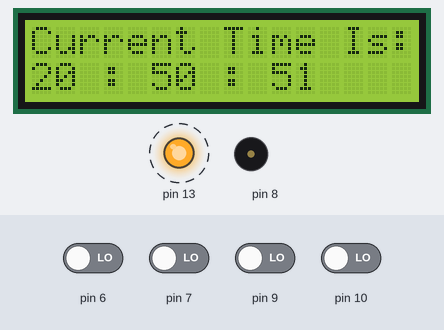
This sketch was run on a simulated Arduino Uno, built with avr-gcc and run on an emulated ATmega328P. On the bench: 16×2 character LCD, output pins drawn as LEDs (lit = HIGH), buzzer (waves = sounding). Dashed ring = blinking. The test bench sets the inputs (shaded band); at power-on: pin 6, pin 7, pin 9, pin 10 LOW.

Above: at 6.6 s.
6.7 s: pin 6 driven HIGH
At 7.18 s:
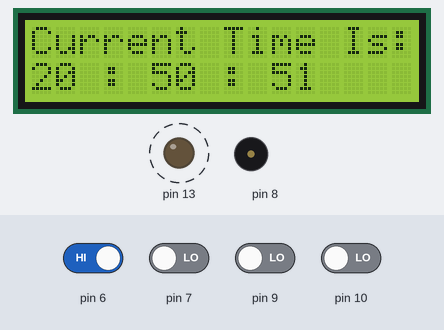
8.3 s: pin 6 driven LOW
At 10.8 s:
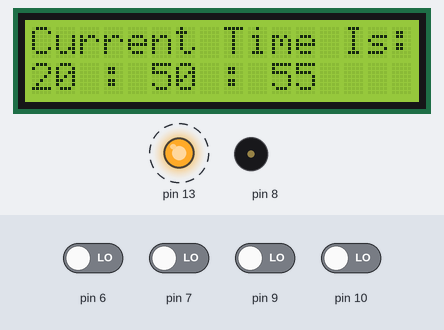
11.3 s: pin 7 driven HIGH
At 14.2 s:
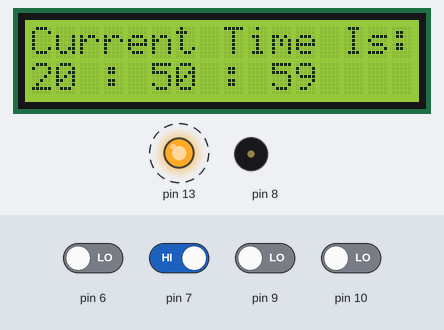
14.3 s: pin 7 driven LOW
At 15.8 s:
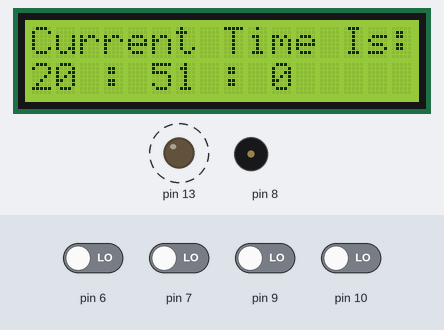
16.5 s: pin 9 driven HIGH
At 16.87 s:
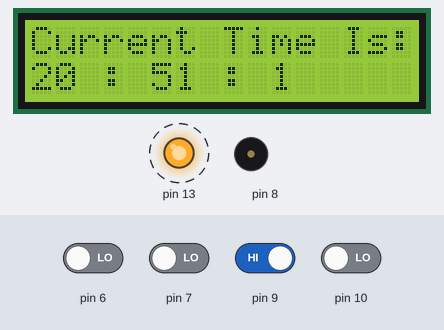
18.9 s: pin 9 driven LOW
At 20.8 s:
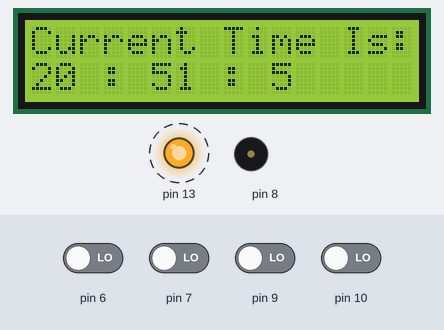
Timing chart, 0 to 21.5 s (numbered marks = the images above; inputs shaded):
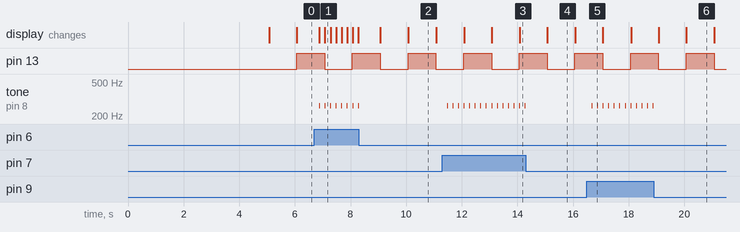

The sketch:

rtc.ino
```cpp
/*
 * Include the 16x2 LCD library
 */
#include<LiquidCrystal.h>

/*
 * Time Intervals relevant to the project put as macro.
 */
#define SECOND_PERIOD 1000
#define MINUTE_PERIOD 60
#define HOUR_PERIOD   60
#define DAY_PERIOD    24

/*
 * Freqeuency of the key acknowledgement tone put as macro.
 */
#define NOTE_C4  262

/*
 * Key values put as macro.
 */
#define MODE_KEY    1
#define POS_KEY     2
#define EDT_KEY     3
#define OK_KEY      4


/*
 * Key read interval put as macro.
 * Experiment with duration
 */
#define KEY_READ_INTERVAL      200

/*
 * RTC modes put as macro.
 */
#define NORMAL_MODE   0
#define EDIT_MODE     1


/*
 * Intializing the LCD with arduino's pins associated  to the project.
 */
LiquidCrystal lcd(12, 11, 5, 4, 3, 2);

/*
 * Global Variables for creating non blocking delay
 */
unsigned long CurrentMillis=0;
unsigned long StartMillis=0;
unsigned long KeyMillis=0;

/*
 * Global Variables for running time
 */
unsigned char Hour=0;
unsigned char Minute=0;
unsigned char Second=0;

/*
 * Global Variables for creating editing time
 */
unsigned char tmpHour=0;
unsigned char tmpMinute=0;
unsigned char tmpSecond=0;

/*
 * Global Variables for testing time update interval
 */
bool ToggleVal=LOW;

/*
 * Global Variables for RTC mode
 */
int Mode;
/*
 * Global Variables for LCD cursor  position
 */
int Xpos;
/*
 * Global Variables for key value
 */
int KeyVal=-1;

void setup()
{
 /*
  * Initialization Routines
  */
  InitializeLCD();
  InitializeKeys();
  InitializeGlobalVars();

 /*
  * Start Scheduling
  */
  StartMillis=millis();
}

void loop()
{
 /*
  * Load current millis() value and compare to check if second interval has elapsed.
  * If yes update time.Running time is displayed if it is NORMAL mode.
  */
  CurrentMillis = millis();
  if ((CurrentMillis - StartMillis) >= SECOND_PERIOD)
  {
      StartMillis=CurrentMillis;

      UpdateTime();

	 /*
	  * Toggling Pin 13 to check time update interval.
	  */
      ToggleVal^=HIGH;
      digitalWrite(13,ToggleVal);


      if(Mode==NORMAL_MODE)
      {
        ShowTime();
      }
  }
 /*
  * Load current millis() value and compare to check if key read interval has elapsed.
  * If yes Read Key,
  */
  if ((CurrentMillis - KeyMillis) >= KEY_READ_INTERVAL)
  {
    KeyMillis=CurrentMillis;

    ReadKey();

  }
}

/*
 * Initialize Global Variables of the project.
 */
void InitializeGlobalVars(void)
{
  CurrentMillis=0;
  StartMillis=0;
  KeyMillis=0;

/*
 * Edit here to set initial vaues of time.
 */
  Hour=20;
  Minute=50;
  Second=50;

  tmpHour=0;
  tmpMinute=0;
  tmpSecond=0;

  Mode=NORMAL_MODE;
  Xpos=0;
  KeyVal=-1;
}

/*
 * Initialize LCD
 */
void InitializeLCD(void)
{
  lcd.begin(16,2);
  lcd.setCursor(0,0);
  lcd.print("Module 7 Project");
  lcd.setCursor(0,1);
  lcd.print("Real Time Clock");
  delay(5000);
  lcd.clear();
  lcd.setCursor(0,0);
  lcd.print("Current Time Is:");
}


/*
 * Print running time on LCD.
 */
void ShowTime(void)
{
  lcd.setCursor(0,1);
  lcd.print("                ");
  lcd.setCursor(0,1);
  lcd.print(Hour);
  lcd.setCursor(3,1);
  lcd.print(':');
  lcd.setCursor(5,1);
  lcd.print(Minute);
  lcd.setCursor(8,1);
  lcd.print(':');
  lcd.setCursor(10,1);
  lcd.print(Second);


}

/*
 * Print temporary for editing time on LCD.
 */
void ShowDummyTime()
{
  lcd.noBlink();
  lcd.setCursor(0,1);
  lcd.print("                ");
  lcd.setCursor(0,1);
  lcd.print(tmpHour);
  lcd.setCursor(3,1);
  lcd.print(':');
  lcd.setCursor(5,1);
  lcd.print(tmpMinute);
  lcd.setCursor(8,1);
  lcd.print(':');
  lcd.setCursor(10,1);
  lcd.print(tmpSecond);
  lcd.blink();
  switch(Xpos)
  {
    case  0:  lcd.setCursor(0,1);break;
    case  1:  lcd.setCursor(5,1);break;
    case  2:  lcd.setCursor(10,1);break;
  }
}

/*
 * Manage time variables
 */
void UpdateTime(void)
{
    Second++;
    if(Second>=MINUTE_PERIOD)
    {
      Second=0;

      Minute++;
      if(Minute>=HOUR_PERIOD)
      {
        Minute=0;
        Hour++;
        if(Hour>=DAY_PERIOD)
        {
          Hour=0;
        }
      }
    }
}

/*
 * Buzzer routine for ackowledgement.
 * Experiment with duration
 */
void SoundBuzzer(void)
{
  tone(8, NOTE_C4, 10);

}

/*
 * Set direction of pins connected to pushbuttons as input.
 * Set direction of pin 13 as output to test  Seconds Duration.
 */
void InitializeKeys(void)
{
    pinMode(6, INPUT);
    pinMode(7, INPUT);
    pinMode(9, INPUT);
    pinMode(10, INPUT);

    pinMode(13, OUTPUT);
}
/*
 * Read and process Key press.
 */
void ReadKey(void)
{
  if(digitalRead(6)==HIGH)
  {
      KeyVal=MODE_KEY;
  }
  else if(digitalRead(7)==HIGH)
  {
      KeyVal=POS_KEY;
  }
  else if(digitalRead(9)==HIGH)
  {
      KeyVal=EDT_KEY;
  }
  else if(digitalRead(10)==HIGH)
  {
      KeyVal=OK_KEY;
  }
  else
  {
    KeyVal=-1;
  }

  if(KeyVal!=-1)
  {
    SoundBuzzer();
  }
  ProcessKey();

}

/*
 *Invoking the correct action routine related to each key press.
 */
void ProcessKey(void)
{
  switch(KeyVal)
  {
    case  MODE_KEY  : ModeKeyTask();break;
    case  POS_KEY   : PosKeyTask();break;
    case  EDT_KEY   : EditKeyTask();break;
    case  OK_KEY    : OkKeyTask();break;
  }
  KeyVal=-1;
}

/*
 *MOD key actions
 */
void ModeKeyTask(void)
{
  Xpos=0;
  lcd.setCursor(0,1);

  if(Mode==NORMAL_MODE)
  {
    Mode=EDIT_MODE;
    lcd.blink();

    tmpHour=Hour;
    tmpMinute=Minute;
    tmpSecond=Second;
  }
  else
  {
    Mode=NORMAL_MODE;
    lcd.noBlink();
  }
}


/*
 *POS key actions
 */
void PosKeyTask(void)
{
  if(Mode==EDIT_MODE)
  {
    Xpos++;
    if(Xpos>2)
    {
      Xpos=0;
    }
    switch(Xpos)
    {
      case  0:  lcd.setCursor(0,1);break;
      case  1:  lcd.setCursor(5,1);break;
      case  2:  lcd.setCursor(10,1);break;
    }
  }
}
/*
 *EDT key actions
 */
void EditKeyTask(void)
{
  if(Mode==EDIT_MODE)
  {
    switch(Xpos)
    {
      case  0:  lcd.print("  ");
                lcd.setCursor(0,1);
                tmpHour++;
                if(tmpHour>23)
                {
                  tmpHour=0;
                }
                break;
      case  1:  lcd.print("  ");
                lcd.setCursor(5,1);
                tmpMinute++;
                if(tmpMinute>59)
                {
                  tmpMinute=0;
                }
                break;
      case  2:  lcd.print("  ");
                lcd.setCursor(10,1);
                tmpSecond++;
                if(tmpSecond>59)
                {
                  tmpSecond=0;
                }
                break;
    }
    ShowDummyTime();
  }
}
/*
 *OK key actions
 */
void OkKeyTask(void)
{
  if(Mode==EDIT_MODE)
  {
    Hour=tmpHour;
    Minute=tmpMinute;
    Second=tmpSecond;
    Xpos=0;
    lcd.setCursor(0,1);
    Mode=NORMAL_MODE;
    lcd.noBlink();
  }
}
```

Measured:
- after the input at 6.7 s, tone on pin 8: alternates 262 Hz for 0.01 s and silent for 0.19 s, starting after 0.17 s
- after the input at 8.3 s, tone on pin 8: stops changing and stays silent
- after the input at 11.3 s, tone on pin 8: alternates 262 Hz for 0.01 s and silent for 0.19 s, starting after 0.17 s
- after the input at 14.3 s, tone on pin 8: stops changing and stays silent
- after the input at 16.5 s, tone on pin 8: alternates 262 Hz for 0.01 s and silent for 0.19 s, starting after 0.17 s
- after the input at 18.9 s, tone on pin 8: stops changing and stays silent
- what the display in image 2 shows lasts 1.0 s, from 10.1 s to 11.1 s
